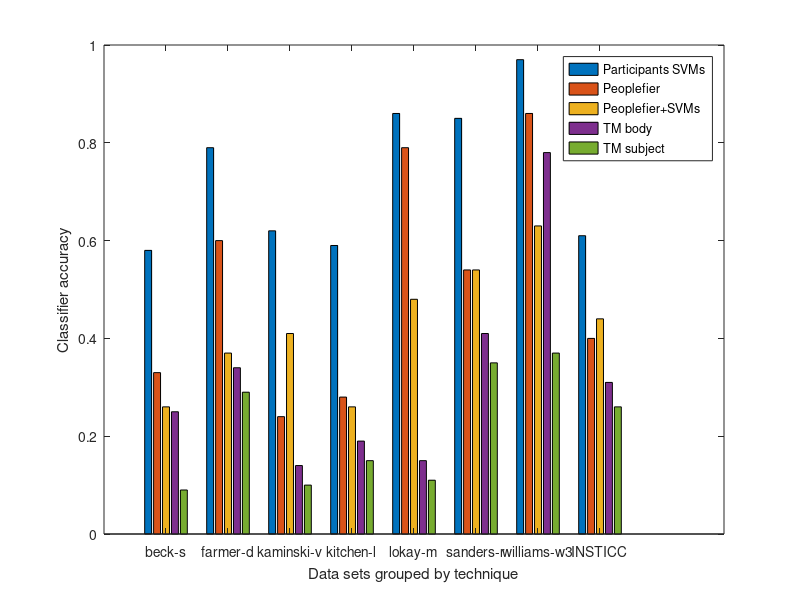

This figure's MATLAB source:
becks = [0.58 0.33 0.26 0.25 0.09]
farmerd = [0.79 0.60 0.37 0.34 0.29]
kaminskiv = [0.62 0.24 0.41 0.14 0.10]
kitchenl = [0.59 0.28 0.26 0.19 0.15]
lokaym = [0.86 0.79 0.48 0.15 0.11]
sandersr = [0.85 0.54 0.54 0.41 0.35]
williamsw3 = [0.97 0.86 0.63 0.78 0.37]
insticc = [0.61 0.40 0.44 0.31 0.26]


x = [becks; farmerd; kaminskiv; kitchenl; lokaym; sandersr; williamsw3; insticc]
bar(x)

xlabel('Data sets grouped by technique');
ylabel('Classifier accuracy');

xtick = {'beck-s', 'farmer-d', 'kaminski-v', 'kitchen-l', 'lokay-m', 'sanders-r', 'williams-w3', 'INSTICC'}
set(gca, 'XTickLabel', xtick); 

legend('Participants SVMs', 'Peoplefier', 'Peoplefier+SVMs', 'TM body', 'TM subject')
